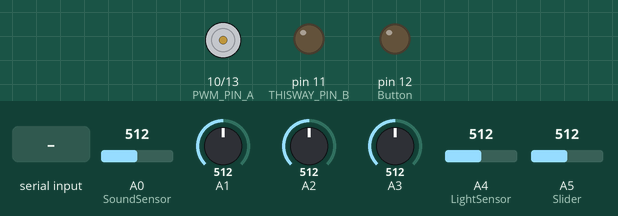
Bench run of a sketch on a simulated Arduino Uno, built with avr-gcc and run on an emulated ATmega328P. On the bench: motor-driver pin pairs drawn as motors (green arrow = first pin HIGH = forward, orange = second pin HIGH = backward, longer = more drive), output pins drawn as LEDs (lit = HIGH). Inputs (shaded band) come from the test bench; at power-on: A0 (SoundSensor) = 512, A1 = 512, A2 = 512, A3 = 512, A4 (LightSensor) = 512, A5 (Slider) = 512. Pins used as bus, display or sensor lines are not drawn; what the sketch prints to the serial monitor is not drawn.

Above: at 1.2 s.
1.3 s: byte 30 received over Serial
At 2.5 s:
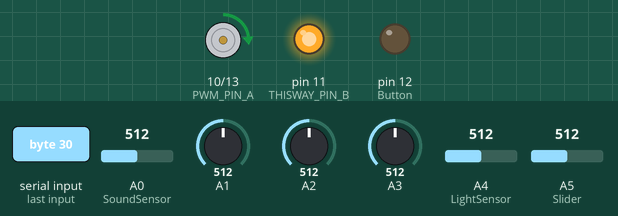
2.8 s: byte 90 received over Serial
At 3.9 s:
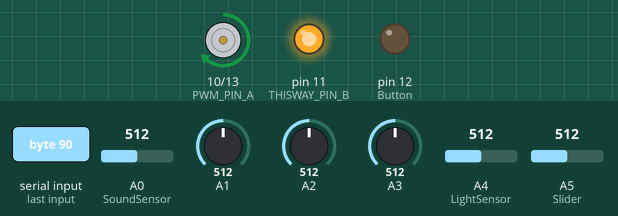
4.3 s: byte 120 received over Serial
At 5.0 s:
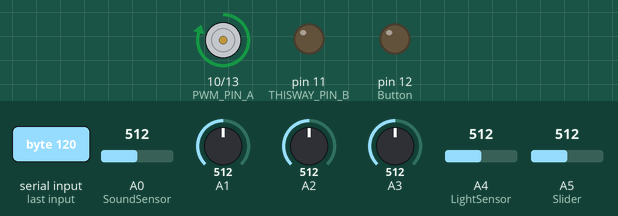
Timing chart, 0 to 7.3 s (numbered marks = the images above; inputs shaded):
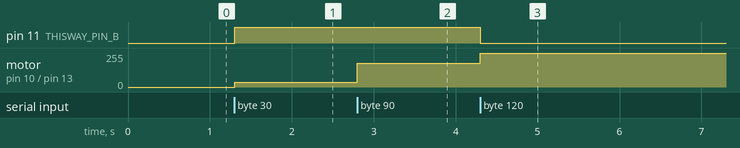

The sketch:

STEM_Du_ScratchBoard.ino
```cpp
/*
 STEM Du RDC-102 ScratchBoard compatible sketch

 modified by Tairo Nomura (tairo_nomura@mac.com)
 v.1.0 2013.12.25 adapted for JRTA1
 v.1.1 2014.2.25  adapted for RDC-102

 =====
 Based on following contributions.

 - BASED ON NanoBoard and NanoBoardAG

 mod 7 July, 2011
 by tiisai.dip.jp

 Add multipule motor function for NanoBoardAG on 11 June 2012
 by Kazuhiro Abe <abee@squeakland.jp>

 - BASED ON HelloBoardV2

 Created 30 October. 2009
 by PINY and Song Hojun.
*/

// Sensor <--> Analog port mapping for JRTA1 and RDC-102
#define SoundSensor 0
#define LightSensor 4
#define Slider 5
#define ResistanceA 1
#define ResistanceB 2
#define ResistanceC 3
#define ResistanceD 4 // NOT implemented on JRTA1 and RDC-102
                      // replace as DigitalD

// Sensor <--> Digital port mapping for JRTA1 and RDC-102
#define Button 12     // implemented as digital inpurt on JRTA1 and RDC-102
#define DigitalD 11   // replacement of ResistanceD on JRTA1 and RDC-102

// motor port mapping fro JRTA1 and RDC-102
#define PWM_PIN_A 9
#define THISWAY_PIN_A 7
#define THATWAY_PIN_A 8
#define PWM_PIN_B 6
#define THISWAY_PIN_B 4
#define THATWAY_PIN_B 5
// JRTA1 and RDC-102 has 2 motor driver and can control 4 motors maximum
#define PWM_PIN_A 10
#define THISWAY_PIN_A 0
#define THATWAY_PIN_A 1
// May be not use Motor4 (M4)
#define PWM_PIN_B 13
#define THISWAY_PIN_B 11
#define THATWAY_PIN_B 12

int sliderValue = 0;
int lightValue = 0;
int soundValue = 0;
int buttonValue = 0;
int resistanceAValue = 0;
int resistanceBValue = 0;
int resistanceCValue = 0;
int resistanceDValue = 0;

unsigned long lastIncommingMicroSec = 0;

uint8_t incomingByte;

const int sensorChannels = 8;
const int maxNumReadings = 30;

int smoothingValues[sensorChannels][maxNumReadings];
int smoothingIndex[sensorChannels];
int smoothingTotal[sensorChannels];

// motor variables
byte motorDirectionA = 0;
byte isMotorOnA = 0;
byte motorPowerA = 0;
byte motorDirectionB = 0;
byte isMotorOnB = 0;
byte motorPowerB = 0;

void setup() {
     setupSmoothing();
     Serial.begin(38400);
     pinMode(13, OUTPUT);     // NanoBoard LED port

     // set pin mode for motor
     pinMode(PWM_PIN_A, OUTPUT);
     pinMode(THISWAY_PIN_A, OUTPUT);
     pinMode(THATWAY_PIN_A, OUTPUT);
     pinMode(PWM_PIN_B, OUTPUT);
     pinMode(THISWAY_PIN_B, OUTPUT);
     pinMode(THATWAY_PIN_B, OUTPUT);
}

void setupSmoothing() {
     for(int i = 0; i < sensorChannels; i++) {
       for(int j = 0 ; j < maxNumReadings ; j++) {
         smoothingValues[i][j]=0;
       }
     smoothingTotal[i]=0;
     smoothingIndex[i]=0;
     }
}

void loop() {
    readSensors();

    if( Serial.available() > 0) {
        incomingByte = Serial.read();
        if (incomingByte >= 0x00) {
            digitalWrite(13, HIGH);   // set NanoBoard LED on

            // rotate motor
            motorPowerA = ((incomingByte >> 4) & B111) * 36;
            motorDirectionA = (incomingByte >> 7) & B1;
            isMotorOnA = motorPowerA > 0;
            analogWrite(PWM_PIN_A, motorPowerA);
            digitalWrite(THISWAY_PIN_A, motorDirectionA & isMotorOnA);
            digitalWrite(THATWAY_PIN_A, ~motorDirectionA & isMotorOnA);
            motorPowerB = (incomingByte & B111) * 36;
            motorDirectionB = (incomingByte >> 3) & B1;
            isMotorOnB = motorPowerB > 0;
            analogWrite(PWM_PIN_B, motorPowerB);
            digitalWrite(THISWAY_PIN_B, motorDirectionB & isMotorOnB);
            digitalWrite(THATWAY_PIN_B, ~motorDirectionB & isMotorOnB);

            sendFirstSecondBytes(15, 0x04);
            sendFirstSecondBytes(0, resistanceDValue);
            sendFirstSecondBytes(1, resistanceCValue);
            sendFirstSecondBytes(2, resistanceBValue);
            sendFirstSecondBytes(3, buttonValue);
            sendFirstSecondBytes(4, resistanceAValue);
            sendFirstSecondBytes(5, lightValue);
            sendFirstSecondBytes(6, soundValue);
            sendFirstSecondBytes(7, sliderValue);
           digitalWrite(13, LOW);    // set NanoBoard LED off
        }
    }
}

void readSensors() {
    sliderValue = readSlider();
    lightValue = readLight();
    soundValue = readSound();
    buttonValue = readButton();

    resistanceAValue = readResistance(ResistanceA);
    resistanceBValue = readResistance(ResistanceB);
    resistanceCValue = readResistance(ResistanceC);
    resistanceDValue = readDigital(DigitalD);       // replace as digital input
}

int readButton() {
  if(digitalRead(Button) == 1){
    return 0;
  }
  else{
    return 1023;
  }
}

int readResistance(int adc) {
  int value;
  value = analogRead(adc);
  value = smoothingValue(adc, value, 5);
  if (value == 1022) value = 1023;
  return value;
}

int readDigital(int adc) {
  if(digitalRead(adc) == 1){
    return 0;
  }
  else{
    return 1023;
  }
}

int readSlider() {
  int sliderValue;
  sliderValue = analogRead(Slider);
  sliderValue = smoothingValue(Slider, sliderValue, 3);
  return sliderValue;
}

int readLight() {
  int light;
  light = analogRead(LightSensor);
  light = calibrateLightSensor(light);
  light = smoothingValue(LightSensor,light, 20);
  return light;
}

int calibrateLightSensor(int light) {
    // make s-curve
    int mid = 600;
    int mid2 = 900;
    if ( light < mid) {
        light = int(round((40.0/mid)*light));
    } else if (light < mid2) {
        light = int(round((mid2-40)/(mid2-float(mid))* light) - 1680);
    }
    light = constrain(light, 0, 1023);
    return light;
}

int smoothingValue(int channel, int value, int numReadings) {
    int total;
    int index = smoothingIndex[channel];
    total = smoothingTotal[channel] - smoothingValues[channel][index];
    smoothingValues[channel][index] = value;
    smoothingTotal[channel] = total + value;
    smoothingIndex[channel]++;
    if(smoothingIndex[channel] >=numReadings) {
      smoothingIndex[channel]=0;
    }
    return int(round(smoothingTotal[channel] / (numReadings)));
}

int readSound() {
  int sound;
  sound = analogRead(SoundSensor);
  sound = smoothingValue(SoundSensor,sound, 20);
  // noise ceiling
  if (sound < 60) { sound = 0; }
  return sound;
}

void sendFirstSecondBytes(byte channel, int value) {
      byte firstByte;
      byte secondByte;
      firstByte = (1 << 7) | (channel << 3) | (value >> 7);
      secondByte = value & 0b01111111 ;

      Serial.write(firstByte);
      Serial.write(secondByte);
}
```

Measured:
- after the input at 1.3 s, pin 11 (THISWAY_PIN_B): LOW → HIGH at once; motor on pin 10 (PWM_PIN_A) / pin 13 (PWM_PIN_B): stopped → forward 36/255 at once
- after the input at 2.8 s, motor on pin 10 (PWM_PIN_A) / pin 13 (PWM_PIN_B): forward 36/255 → forward 180/255 at once
- after the input at 4.3 s, pin 11 (THISWAY_PIN_B): HIGH → LOW at once; motor on pin 10 (PWM_PIN_A) / pin 13 (PWM_PIN_B): forward 180/255 → forward 252/255 at once
